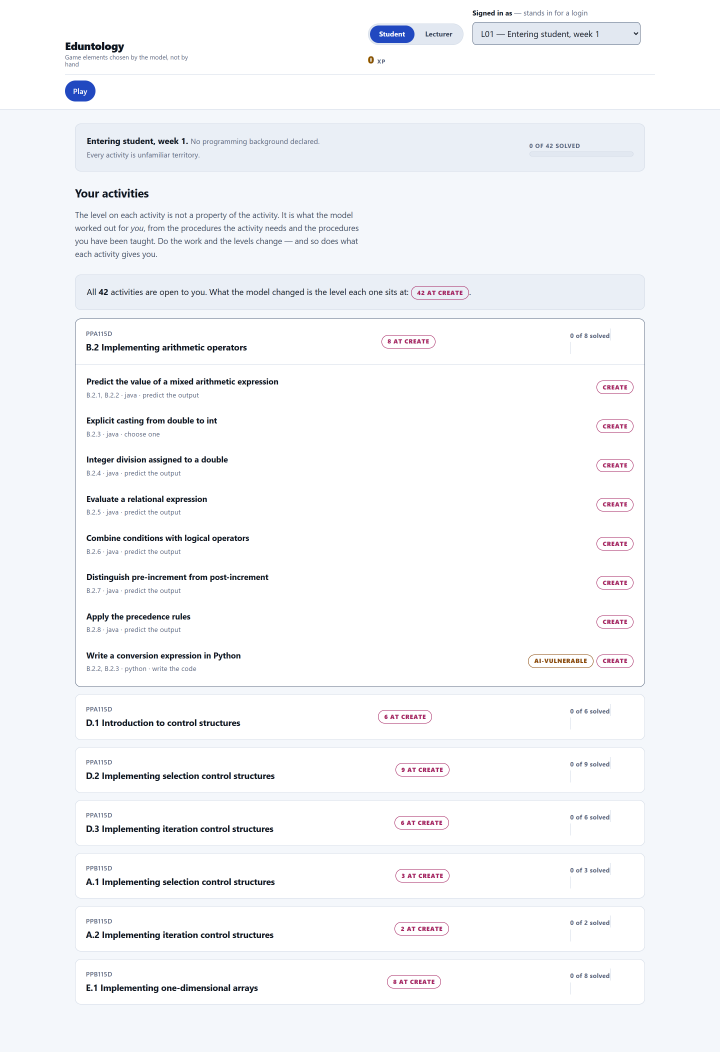
#> input picture docs/screenshots/01-student-list-untaught.png, 2880 x 4208 px (shown at 1/4 size)
$ python crop_figures.py
#> lines starting #> are read from the running program, lines starting #| are printed output that depends on the picture
#> in main, image is the input picture: PIL image 2880x4208 RGB; mean R, G, B 245.3, 246.6, 249.1
# Prepare the captured figures for the page.
#
#   python docs/crop_figures.py
#
# A full-page screenshot of a long page is the right capture and the wrong
# figure. Some of these pages are five or seven thousand pixels tall; placed
# whole on an A4 page they would be scaled to a width at which the text cannot
# be read. So the figures are cut down here rather than by hand, for the same
# reason they are captured by a script rather than by hand: a figure in the
# dissertation must be reproducible from the repository, and a crop made in an
# image editor is not.
#
# Two operations, both deterministic:
#
#   trim   remove trailing rows that are entirely page background. Every
#          capture ends with whitespace below the last card; none of it says
#          anything.
#   region take an explicit band of the page, for the three captures whose
#          argument sits in one part of a much longer page. The bands are
#          stated below with the reason for each, so that a reader can check
#          the crop against the original, which stays in the repository.
#
# Nothing is scaled, nothing is recomposed and nothing is retouched. Output
# goes to docs/screenshots/print/ and the originals are left alone.

import os
import sys

try:
    from PIL import Image
except ImportError:                                        # pragma: no cover
    sys.exit("Pillow is needed: python -m pip install pillow")

HERE = os.path.dirname(os.path.abspath(__file__))
SRC = os.path.join(HERE, "screenshots")
OUT = os.path.join(SRC, "print")

# Bands are given in source pixels. The captures are taken at device scale 2,
# so a y of 2700 is 1350 CSS pixels down the page.
REGIONS = {
    # The verdict, the dimensions it covers and the elements that produced it.
    # Below this band the remaining element groups are all unchecked.
    "08-console-rejects-zeng.png": (0, 2700),
    "09-console-accepts-balanced.png": (0, 2700),
}

# Two figures out of one capture, because the page carries two separate tables
# and each is cited separately in Chapter 5.
SPLITS = {
    "10-model-reference.png": [
        ("10a-suitability-matrix.png", 2320, 4600),
        ("10b-traceability.png", 4600, 7050),
    ],
}


def background(image):
    """The page background, taken from the last row of the capture."""
    row = image.crop((0, image.height - 1, image.width, image.height))
    colours = row.getcolors(image.width) or []
#> colours = [(2880, (244, 247, 251))]
    return max(colours)[1] if colours else None


def trim(image):
    """Drop trailing rows that are entirely background."""
    bg = background(image)
#> bg = (244, 247, 251)
    if bg is None:
        return image
    y = image.height
#> y = 4208
    while y > 1:
        row = image.crop((0, y - 1, image.width, y))
        colours = row.getcolors(2)
        if colours is None or colours[0][1] != bg:
            break
        y -= 1
#> after the loop, y = 4018
    return image.crop((0, 0, image.width, min(image.height, y + 24)))
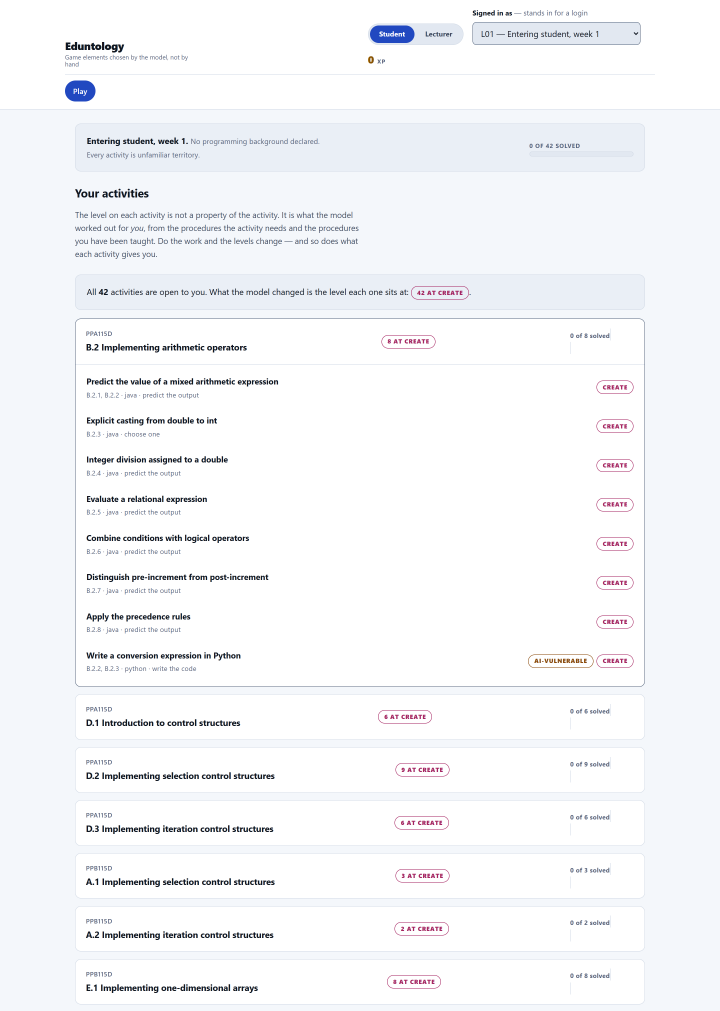
#> returned value: PIL image 2880x4042 RGB (shown at 1/4 size); mean R, G, B 245.3, 246.6, 249


def main():
    if not os.path.isdir(SRC):
        sys.exit("No captures in %s. Run docs/screenshots.mjs first." % SRC)
    os.makedirs(OUT, exist_ok=True)

    written = 0
    for name in sorted(os.listdir(SRC)):
        if not name.endswith(".png"):
            continue
        image = Image.open(os.path.join(SRC, name))

        if name in SPLITS:
            for out_name, top, bottom in SPLITS[name]:
                piece = trim(image.crop((0, top, image.width, min(bottom, image.height))))
                piece.save(os.path.join(OUT, out_name))
                print("  %-34s %dx%d" % (out_name, piece.width, piece.height))
                written += 1
            continue

        if name in REGIONS:
            top, bottom = REGIONS[name]
            image = image.crop((0, top, image.width, min(bottom, image.height)))

        image = trim(image)
        image.save(os.path.join(OUT, name))
        print("  %-34s %dx%d" % (name, image.width, image.height))
#|   01-student-list-untaught.png       2880x4042
        written += 1
#> pass 2 of the loop in main, `for name in sorted(os.listdir(SRC)):`:
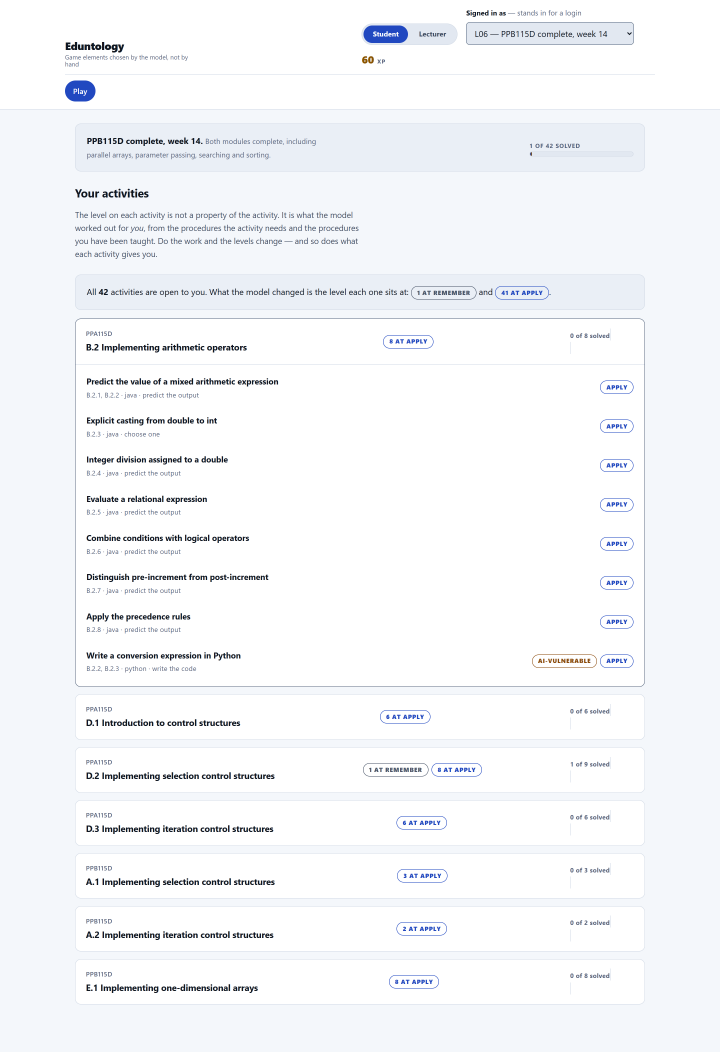
#> input picture docs/screenshots/02-student-list-taught.png, 2880 x 4208 px (shown at 1/4 size)
#> in main, image is the input picture: PIL image 2880x4208 RGB; mean R, G, B 244.9, 246.6, 249.2
#> in trim (call 2), `return image.crop((0, 0, image.width, min(image.height, y + 24)))`:
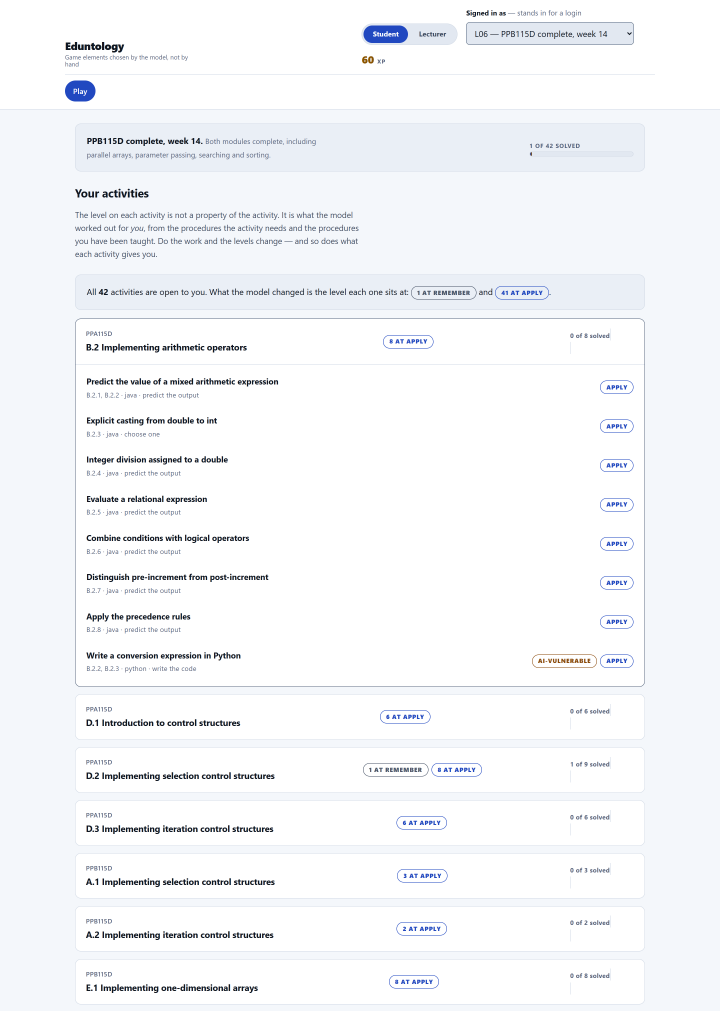
#> returned value: PIL image 2880x4042 RGB (shown at 1/4 size); mean R, G, B 244.9, 246.6, 249.2
#|   02-student-list-taught.png         2880x4042
#> pass 3 of the loop in main, `for name in sorted(os.listdir(SRC)):`:
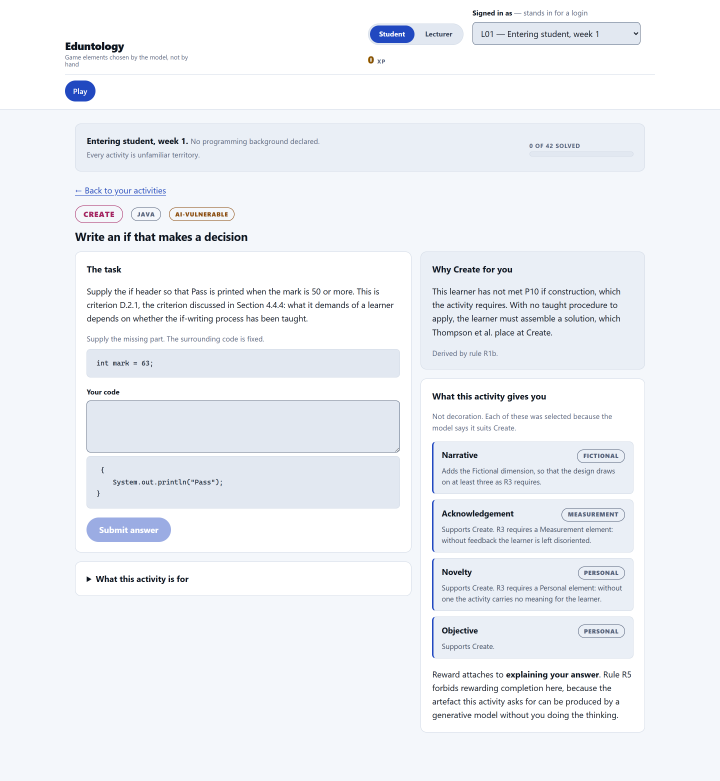
#> input picture docs/screenshots/03-activity-create.png, 2880 x 3124 px (shown at 1/4 size)
#> in main, image is the input picture: PIL image 2880x3124 RGB; mean R, G, B 239.5, 242.3, 246.7
#> after the loop in trim (call 3), `while y > 1:`: y = 2930
#> in trim (call 3), `return image.crop((0, 0, image.width, min(image.height, y + 24)))`:
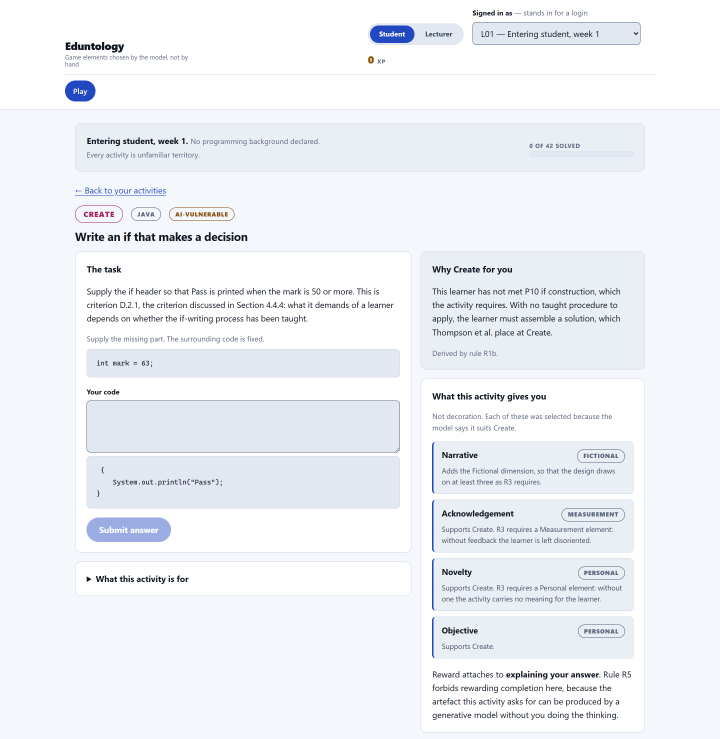
#> returned value: PIL image 2880x2954 RGB (shown at 1/4 size); mean R, G, B 239.2, 242.1, 246.5
#|   03-activity-create.png             2880x2954
#> the loop made 7 passes; the first 3 are shown

    print("\n%d figures written to %s" % (written, OUT))
    print("Originals are unchanged; the crop is reproducible from them.")


if __name__ == "__main__":
    main()
